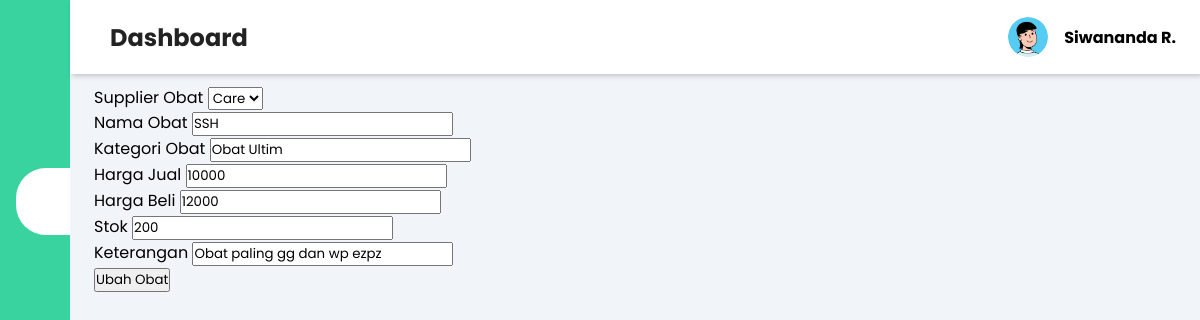
Page /obat/Oedit.php?id=1 (signed in) on the committed database.
### tables this page shows
CREATE TABLE `tb_obat` (
  `idobat` int(11) NOT NULL,
  `idsupplier` varchar(4) NOT NULL,
  `namaobat` varchar(100) NOT NULL,
  `kategoriobat` varchar(10) NOT NULL,
  `hargajual` double NOT NULL,
  `hargabeli` double NOT NULL,
  `stok_obat` int(11) NOT NULL,
  `keterangan` text NOT NULL
);

### functions.php (called while the page is built, shortened)
<?php
function readdata($result)
{
    $rows = [];
    while ($row = mysqli_fetch_assoc($result)) {
        $rows[] = $row;
    }
    return $rows;
}

### obat/Oedit.php (the view, shortened to what this page needs)
<?php
require_once '../koneksi.php';
require_once '../templates/header.php';
?>
<div class="main-content">
    <header>
        <h2>
            <label for="nav-toggle">
                <span class="las la-bars"></span>
            </label> Dashboard
        </h2>
        <div class="user-wrapper">
            <img src="../Dashboard//img/Avatar.png" width="40px" height="40px" alt="">
            <div>
                <h4><?= $_SESSION['userlogin'] ?></h4>
            </div>
        </div>
    </header>
    <main>
        <?php
        $querySupplier = "SELECT * FROM tb_supplier";
        $resultSupplier = mysqli_query($conn, $querySupplier);
        $readSupplier = readData($resultSupplier);
        if (isset($_GET['id'])) {
            $id = $_GET['id'];
            $result = mysqli_query($conn, "SELECT * FROM tb_obat JOIN tb_supplier ON tb_obat.idsupplier = tb_supplier.idsupplier  WHERE idobat = $id");
            $readObat = readData($result)[0];
        }
        ?>
        <form action="" method="post">
            <div class="formgroup">
                <label for="supplier">Supplier Obat</label>
                <select name="supplierObat" id="supplier">
                    <?php foreach ($readSupplier as $rp) : ?>
                        <option value="<?= $rp['idsupplier']; ?>"><?= $rp['perusahaan']; ?></option>
                    <?php endforeach; ?>
                </select>
            </div>
            <div class="formgroup">
                <label for="nama">Nama Obat</label>
                <input type="text" name="namaobat" id="nama" value="<?= $readObat['namaobat']; ?>" required>
            </div>
            <div class="formgroup">
                <label for="kategori">Kategori Obat</label>
                <input type="text" name="kategoriobat" id="kategori" value="<?= $readObat['kategoriobat']; ?>" required>
            </div>
            <div class="formgroup">
                <label for="hargajual">Harga Jual</label>
                <input type="number" name="hargajualobat" id="hargajual" value="<?= $readObat['hargajual']; ?>" required>
            </div>
            <div class="formgroup">
                <label for="hargabeli">Harga Beli</label>
                <input type="number" name="hargabeliobat" id="hargabeli" value="<?= $readObat['hargabeli']; ?>" required>
            </div>
            <div class="formgroup">
                <label for="stok">Stok</label>
                <input type="number" name="stokobat" id="stok" value="<?= $readObat['stok_obat']; ?>" required>
            </div>
            <div class="formgroup">
                <label for="keterangan">Keterangan</label>
                <input type="text" name="keteranganobat" id="keterangan" value="<?= $readObat['keterangan']; ?>" required>
            </div>
            <button type="submit" name="editObatButton" class="btn btn-tambah">Ubah Obat</button>
        </form>
    </main>
</div>
<?php require_once '../templates/footer.php'; ?>

### templates/css/style.css (style rules this page uses)
:root { --main-color: #38d39f; --color-dark: #1D2231; --text-grey: #8390A2; }
* { padding: 0; margin: 0; box-sizing: border-box; list-style-type: none; text-decoration: none; font-family: 'Poppins', sans-serif; }
.main-content { transition: margin-left 300ms; margin-left: 345px; }
header { background: #fff; display: flex; justify-content: space-between; padding: 1rem 1.5rem; box-shadow: 2px 2px 5px rgba(0, 0, 0, 0.2); position: fixed; left: 345px; width: calc(100% - 345px); top: 0; z-index: 100; transition: left 300ms; }
header h2 { color: #222; }
header label span { font-size: 1.7rem; padding-right: 1rem; }
.user-wrapper { display: flex; align-items: center; }
.user-wrapper img { border-radius: 50%; margin-right: 1rem; }
main { padding: 85px 1.5rem; background: #f1f5f9; height: 100vh; }
@media only screen and (max-width: 1200px) { .main-content { margin-left: 70px; } }
@media only screen and (max-width: 1200px) { .main-content header { width: calc(100% - 70px); left: 70px; } }

### rows in the picture
tb_obat: namaobat "SSH", kategoriobat "Obat Ultim", hargajualobat "10000", hargabeliobat "12000", stokobat "200", keteranganobat "Obat paling gg dan wp ezpz"

### other values in the picture
$_SESSION['userlogin'] "Siwananda R."
form field supplierObat "Care"
